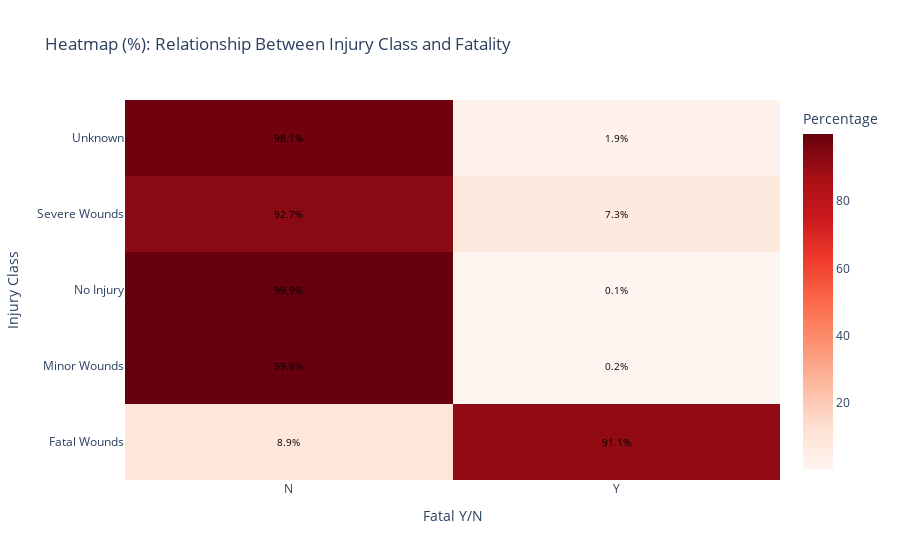

Here is the notebook cell this chart was saved with:
### Markdown cell above
What percentage of ‘Severe Wounds’ were actually fatal then?

### Code cell
heatmap_prop = pd.crosstab(df['Injury_Class'], df['Fatal Y/N'], normalize='index') * 100

#  Reset index and prepare data for Plotly
heatmap_prop = heatmap_prop.reset_index().melt(id_vars='Injury_Class', value_name='Percentage')

#  Create the heatmap
fig = px.density_heatmap(
    heatmap_prop,
    x='Fatal Y/N',
    y='Injury_Class',
    z='Percentage',
    color_continuous_scale='Reds',
    title='Heatmap (%): Relationship Between Injury Class and Fatality',
    labels={
        'Injury_Class': 'Injury Class',
        'Fatal Y/N': 'Fatal Y/N',
        'Percentage': 'Percentage of Cases'
    }
)

#  Add text annotations (showing % values)
for i, row in heatmap_prop.iterrows():
    fig.add_annotation(
        x=row['Fatal Y/N'],
        y=row['Injury_Class'],
        text=f"{row['Percentage']:.1f}%",
        showarrow=False,
        font=dict(color='black', size=10)
    )

# Layout polish
fig.update_layout(
    template='plotly_white',
    xaxis_title='Fatal Y/N',
    yaxis_title='Injury Class',
    coloraxis_colorbar=dict(title='Percentage'),
)

fig.show()

### Figure 1 — Plotly figure (JSON) as saved in the notebook; plotly's stock layout.template omitted (floating-point values rounded to 4 significant figures)
{"data": [{"coloraxis": "coloraxis", "histfunc": "sum", "hovertemplate": "Fatal Y/N=%{x}<br>Injury Class=%{y}<br>sum of Percentage of Cases=%{z}<extra></extra>", "name": "", "type": "histogram2d", "x": ["N", "N", "N", "N", "N", "Y", "Y", "Y", "Y", "Y"], "xaxis": "x", "xbingroup": "x", "y": ["Fatal Wounds", "Minor Wounds", "No Injury", "Severe Wounds", "Unknown", "Fatal Wounds", "Minor Wounds", "No Injury", "Severe Wounds", "Unknown"], "yaxis": "y", "ybingroup": "y", "z": [8.85, 99.81, 99.89, 92.68, 98.09, 91.15, 0.188, 0.1131, 7.316, 1.908]}], "layout": {"annotations": [{"font": {"color": "black", "size": 10}, "showarrow": false, "text": "8.9%", "x": "N", "y": "Fatal Wounds"}, {"font": {"color": "black", "size": 10}, "showarrow": false, "text": "99.8%", "x": "N", "y": "Minor Wounds"}, {"font": {"color": "black", "size": 10}, "showarrow": false, "text": "99.9%", "x": "N", "y": "No Injury"}, {"font": {"color": "black", "size": 10}, "showarrow": false, "text": "92.7%", "x": "N", "y": "Severe Wounds"}, {"font": {"color": "black", "size": 10}, "showarrow": false, "text": "98.1%", "x": "N", "y": "Unknown"}, {"font": {"color": "black", "size": 10}, "showarrow": false, "text": "91.1%", "x": "Y", "y": "Fatal Wounds"}, {"font": {"color": "black", "size": 10}, "showarrow": false, "text": "0.2%", "x": "Y", "y": "Minor Wounds"}, {"font": {"color": "black", "size": 10}, "showarrow": false, "text": "0.1%", "x": "Y", "y": "No Injury"}, {"font": {"color": "black", "size": 10}, "showarrow": false, "text": "7.3%", "x": "Y", "y": "Severe Wounds"}, {"font": {"color": "black", "size": 10}, "showarrow": false, "text": "1.9%", "x": "Y", "y": "Unknown"}], "coloraxis": {"colorbar": {"title": {"text": "Percentage"}}, "colorscale": [[0, "rgb(255,245,240)"], [0.125, "rgb(254,224,210)"], [0.25, "rgb(252,187,161)"], [0.375, "rgb(252,146,114)"], [0.5, "rgb(251,106,74)"], [0.625, "rgb(239,59,44)"], [0.75, "rgb(203,24,29)"], [0.875, "rgb(165,15,21)"], [1, "rgb(103,0,13)"]]}, "legend": {"tracegroupgap": 0}, "title": {"text": "Heatmap (%): Relationship Between Injury Class and Fatality"}, "xaxis": {"anchor": "y", "domain": [0, 1], "title": {"text": "Fatal Y/N"}}, "yaxis": {"anchor": "x", "domain": [0, 1], "title": {"text": "Injury Class"}}}}
